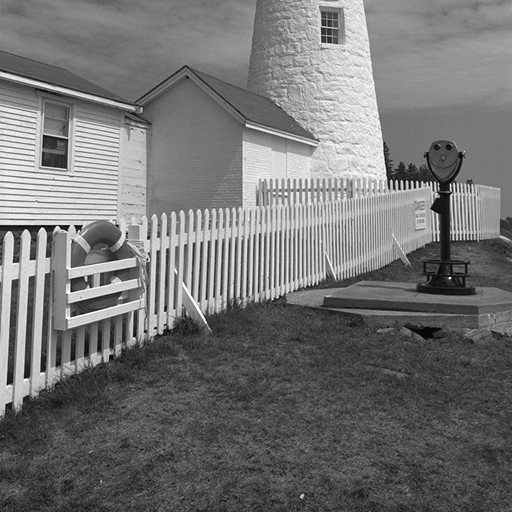
#> input picture Solutions/W3/lighthouse.png, 512 x 512 px, found by its file name
$ jupyter execute --allow-errors W3_exercise.ipynb   (shell and % lines are left out)
#> lines starting #> are read from the running program, lines starting #| are printed output that depends on the picture; after the words box and inside, x2 and y2 are one past the last pixel; in counts of white or black regions, pixels touching at a corner belong together
# Week 3: Edge Detection

This python notebook includes all the exercises from this session. All the needed setup, I/O and user-interaction code is already provided to let you concentrate on this week's topic.<br>
Please run all the provided code in order before running yours.<br>

This week's assignment:

## 1. Thresholded Edge Detection

Implement a function that takes as input the derivative kernels and threshold and outputs the edge image of the provided test image (lighthouse.png). Then test its output with different kernels and thresholds to compare the results. As a reference we report some suggested kernels:

Elementary derivative kernels:
$$ k_x = \left[ {\begin{array}{cc}
   -1 & 1 \\
  \end{array} } \right]
  ~~~
   k_y = \left[ {\begin{array}{c}
   -1\\
   1\\
  \end{array} } \right]$$

Sobel derivative kernels:
$$ k_x = \left[ {\begin{array}{ccc}
   -1 & 0 & 1 \\
   -2 & 0 & 2 \\
   -1 & 0 & 1 \\
  \end{array} } \right]
  ~~~
   k_y = \left[ {\begin{array}{ccc}
   -1 & -2 & -1 \\
   0 & 0 & 0 \\
   1 & 2 & 1 \\
  \end{array} } \right]$$

Prewitt derivative kernels:
$$ k_x = \left[ {\begin{array}{ccc}
   -1 & 0 & 1 \\
   -1 & 0 & 1 \\
   -1 & 0 & 1 \\
  \end{array} } \right]
  ~~~
   k_y = \left[ {\begin{array}{ccc}
   -1 & -1 & -1 \\
   0 & 0 & 0 \\
   1 & 1 & 1 \\
  \end{array} } \right]$$

Inside the function, compute the gradient images in $x$ and $y$ direction and consider a pixel $(x,y)$ to be part of an edge if $\sqrt{g_x(x,y)^2+g_y(x,y)^2}>threshold$ holds.

## 2. Canny Edge Detection

Implement edge detection using the Canny method.

1. Produce and show kernels composing derivative and gaussian blur for noise reduction
2. Produce the gradient images and show the gradient magnitude image, where each pixel contains the norm of the gradient
3. Produce the quantized gradient direction image
    1. Produce the gradient direction image, where each pixel contains the angle of the gradient
    2. Produce and show the quantized gradient image, where each pixel is an integer corresponding to a gradient direction (horizontal, primary diagonal, vertical, secondary diagonal)
4. Perform nonmaximum suppression on the gradient magnitude image for edge thinning, and show it. For each pixel, it is taken only if it is the maximum with the nearby pixels along its corresponding gradient direction.
5. Perform hysteresis on the resulting image, and show the final result of Canny Edge Detection.
    1. Select two thresholds $t_{high}$ and $t_{low}$
    2. A pixel on the nonmaximum suppressed gradient image is taken if its value is higher than $t_{low}$ and there exists any path through pixels with value higher than $t_{low}$ that connects it to a pixel with value higher than $t_{high}$.
6. Identify all the hyperparameters introduced in this exercise, play with them and understand their role. To facilitate this, in this tutorial we provide a fill-in template to change your hyperparameters with interactive sliders and visualize the output.

## 3. RANSAC Line Fitting

An edge map is full of outliers: a least-squares line fitted to all edge pixels is pulled away by every pixel that does not belong to the line. RANSAC (RANdom SAmple Consensus) estimates a model robustly by repeating the following steps:

1. Randomly sample a minimal set of points (2 points for a line) and fit a candidate line to them.
2. Count the inliers of the candidate, i.e. all points whose distance to the line is below a threshold $\tau$.
3. Keep the candidate with the largest number of inliers.

Finally, the line is re-estimated with least squares on the inliers of the best candidate only.

We represent a line in normal form $\mathbf{n}^\top \mathbf{p} + d = 0$ with $\|\mathbf{n}\| = 1$, where $\mathbf{p} = (x, y)^\top$. The distance of a point $\mathbf{p}$ to the line is then simply $|\mathbf{n}^\top \mathbf{p} + d|$. Unlike $y = mx + b$, this representation can also describe vertical lines.

1. Fill in the functions that fit a line through two points, compute point-to-line distances and fit a line to many points with (total) least squares.
2. Fill in the RANSAC loop.
3. Compute how many iterations $N$ are needed to draw at least one outlier-free sample with probability $p$, given an outlier ratio $e$ and a sample size $s$: $N = \frac{\log(1-p)}{\log\left(1-(1-e)^s\right)}$
4. Compare RANSAC with plain least squares on synthetic points with outliers.
5. Detect the dominant straight lines in the edge image of lighthouse.png by running RANSAC repeatedly, removing the inliers of each detected line. Look at the result: which lines are real, which are not, and why?

## Useful information for this tutorial:

For basics about images as numpy arrays, please refer to the second week's tutorial.

With numpy it is also possible to refer to slices of a given array by specifying the kept dimensions in the slice with `:`. For example, if we want to access the red channel of an RGB image `im` with shape `(height, width, 3)`, we can write `im[:, :, 0]`, which refers to the whole image data for the red channel only. We can optionally specify a range to be kept along a direction by writing the extreme indices around the `:` as in `min:max`. For example, accessing a patch within the pixel coordinates `(h0, w0)`, `(h1, w1)` with h0 < h1 and w0 < w1 can be done with `im[h0:h1, w0:w1, :]`.<br>
You can also index arrays based on conditions: for example to set to black all pixels with a blue component higher than 200 you can write `im[im[:, :, 2] > 200] = 0`.<br>
These references can be used both for reading an image slice and for writing a whole slice at once, without looping over it. <br>
A complete reference of numpy basic and advanced indexing rules (not necessary for this tutorial, but very useful for numpy python programming) can be found in https://numpy.org/doc/stable/user/basics.indexing.html

When doing operations between numpy arrays, all operations are executed element-wise (except for the `@` operator that performs the usual matrix multiplication). This requires the shapes (dimensions) of the involved arrays to match or to be compatible according to broadcasting rules, which are usually intuitive. An example of broadcasting is when adding a pixel value `p=np.array([70, 128, 255])` to an image `im` with shape `(height, width, 3)`: the operation is legal and the pixel value is added independently to each pixel in the image. <br>
A complete reference of numpy broadcasting rules (not necessary for this tutorial, but very useful for numpy python programming) can be found in https://numpy.org/doc/stable/user/basics.broadcasting.html .

In the following we list some useful functions.

Array initialization:<br>
`np.array(a, dtype)`: returns a copy of `a` as a numpy array. Argument `a` does not need to be a numpy array, it can be any array-like object, e.g. a python list. It is possible to specify a `dtype` argument in case we want to change the type of the original array in the returned copy. https://numpy.org/doc/stable/reference/generated/numpy.array.html<br>
`np.empty(shape, dtype)`: returns a new empty array with specified shape `shape` and the specified data type `dtype`. For this tutorial we suggest using as dtype `np.int16` for images and default for the rest. https://numpy.org/doc/stable/reference/generated/numpy.empty.html<br>
`np.ones(shape, dtype)`: returns a new array filled with ones with specified shape `shape` and the specified data type `dtype`. For this tutorial we suggest using as dtype `np.int16` for images and default for the rest. https://numpy.org/doc/stable/reference/generated/numpy.ones.html<br>
`np.zeros(shape, dtype)`: returns a new array filled with zeros with specified shape `shape` and the specified data type `dtype`. For this tutorial we suggest using as dtype `np.int16` for images and default for the rest. https://numpy.org/doc/stable/reference/generated/numpy.zeros.html<br>
`np.eye(N)` : builds the identity matrix of order `N`. https://numpy.org/doc/stable/reference/generated/numpy.eye.html<br>

Array shape management:<br>
`np.reshape(a, newshape)`: returns a reshaped view of the input array `a` having shape `newshape`, which should be specified as a tuple of integers. https://numpy.org/doc/stable/reference/generated/numpy.reshape.html<br>
`np.transpose(a)`: returns the transposed of array `a`, whose shape has reversed order with respect to `a`. Alias `a.T`. https://numpy.org/doc/stable/reference/generated/numpy.transpose.html<br>
`np.expand_dims(a, axis)`: returns the same array `a` with a new dimension of size one along the specified `axis`. You can use `np.newaxis` when slice-indexing `a` for the same result. https://numpy.org/doc/stable/reference/generated/numpy.expand_dims.html<br>

Array reductors:<br>
`np.linalg.norm(x)`: returns the L2 norm of array `x`. You can also specify a keyword argument `axis` to compute the norm only along a specific dimension (the result will have the same shape as `x`, but without the specified dimension) https://numpy.org/doc/stable/reference/generated/numpy.linalg.norm.html<br>
`np.sum(a)` : returns the sum of all the elements of array `a`. You can specify a keyword argument `axis` to compute the sum only along a specific dimension (the result will have the same shape as `a`, but without the specified dimension) https://numpy.org/doc/stable/reference/generated/numpy.sum.html<br>
`np.mean(a)` : returns the mean value of all the elements of array `a`. You can specify a keyword argument `axis` to compute the mean only along a specific dimension (the result will have the same shape as `a`, but without the specified dimension) https://numpy.org/doc/stable/reference/generated/numpy.mean.html<br>

Matrix operations:<br>
`np.linalg.inv(a)` : returns the multiplicative inverse of matrix `a`. https://numpy.org/doc/stable/reference/generated/numpy.linalg.inv.html<br>
`np.matmul(a, b)` : returns the matrix multiplication of `a` multiplied by `b`. Alias `a @ b`. https://numpy.org/doc/stable/reference/generated/numpy.matmul.html<br>

Image operations:<br>
`scipy.ndimage.convolve(input, weights)`: returns the convolution of `input` image using the `weights` image as kernel. https://docs.scipy.org/doc/scipy/reference/generated/scipy.ndimage.convolve.html<br>
`scipy.ndimage.shift(input, shift)`: returns a copy of `input` image shifted by the translation vector `shift`. Argument `shift` is in pixels, it can be not integer, in which case the result is interpolated. https://docs.scipy.org/doc/scipy/reference/generated/scipy.ndimage.shift.html<br>
`scipy.ndimage.label(input, structure)`: Segment the connected components in `input` image, considering all zero-values as separation elements. The `structure` parameter is a central-symmetric array with ones and zeros that defines when two parts are to be considered connected or not (i.e. component_1 is connected with component_2 if we can center the `structure` array on a pixel in component_1 and have at least a one in `structure` to overlap with a pixel in component_2). This function returns both the segmented image, assigning to each pixel an integer identifying its own connected component label, and the number of distinct connected components found. https://docs.scipy.org/doc/scipy/reference/generated/scipy.ndimage.label.html<br>

Boolean array operations:<br>
`np.logical_and(x1, x2)`: where `x1` and `x2` are arrays of boolean values with matching or broadcastable shape, it returns the element-wise logical and operation between `x1` and `x2`. https://numpy.org/doc/stable/reference/generated/numpy.logical_and.html<br>
`np.isin(element, test_elements)`: for each element in array `element` check whether it is contained into the array-like `test_elements`, and returns an array of boolean values of the same shape as `element`. Warning: with non-sequence `test_elements` like python sets, it produces incorrect results without throwing any exception. https://numpy.org/doc/stable/reference/generated/numpy.isin.html<br>

Miscellaneous:<br>
`np.around(a, decimals)`: rounds a floating-point array `a` to the specified number of `decimals` (zero decimals by default). Returns again a floating point array. https://numpy.org/doc/stable/reference/generated/numpy.around.html<br>
`np.maximum(x1, x2)`: where `x1` and `x2` are arrays with matching or broadcastable shape, it returns the element-wise maximum into an array with the same (or broadcasted) shape as the inputs. https://numpy.org/doc/stable/reference/generated/numpy.maximum.html<br>
`np.pi`: the usual constant for the ratio between circumference and diameter of a circle. https://numpy.org/doc/stable/reference/constants.html#numpy.pi<br>
`np.arctan2(x1, x2)`: element-wise arctan of `x1/x2` choosing the quadrant correctly. Values returned are in the range `[-pi, pi]`. https://numpy.org/doc/stable/reference/generated/numpy.arctan2.html<br>
`np.hypot(x1, x2)`: element-wise `sqrt(x1**2 + x2**2)` for calculating the gradient magnitude. https://numpy.org/doc/stable/reference/generated/numpy.hypot.html<br>

Random numbers and linear algebra (Exercise 3):<br>
`np.random.default_rng(seed)`: returns a random generator `rng`. Fixing the `seed` makes your results reproducible. https://numpy.org/doc/stable/reference/random/generator.html<br>
`rng.choice(a, size, replace=False)`: draws `size` distinct random elements from `np.arange(a)` (if `a` is an integer) or from the array `a`. https://numpy.org/doc/stable/reference/random/generated/numpy.random.Generator.choice.html<br>
`np.linalg.svd(a)`: returns the singular value decomposition `U, S, Vt` of matrix `a`. The rows of `Vt` are sorted by decreasing singular value, so `Vt[-1]` is the direction in which the data varies the least. https://numpy.org/doc/stable/reference/generated/numpy.linalg.svd.html<br>
`np.nonzero(a)`: returns the indices of the non-zero elements of `a`, one array per dimension. For an image this gives the row (y) and column (x) indices of all the non-zero pixels. https://numpy.org/doc/stable/reference/generated/numpy.nonzero.html<br>
`np.ceil(a)`, `np.log(a)`: element-wise ceiling and natural logarithm.<br>

[cell 1]
# quickstart COLAB
from pathlib import Path
if not Path('lighthouse.png').exists():
  !git clone --quiet https://github.com/tavisualcomputing/viscomp2026/
  %cd /content/viscomp2026/Exercises/W3

## EXERCISE 1 - SETUP CODE

The following cell installs required packages into the virtual machine that will run your code

Import packages to read videos, make interactive widgets and plot images.

[cell 2]
from skimage.io import imread
from scipy.ndimage import convolve, shift, label
from matplotlib.pyplot import imshow
from ipywidgets import interactive
from IPython.display import display
import matplotlib as mpl
import numpy as np

mpl.rc('image', cmap='gray')  # tell matplotlib to use gray shades for grayscale images

Reading the test image lighthouse.png in `test_im`.

[cell 3]
test_im = np.array(imread("lighthouse.png", as_gray=True), dtype=float)  # This time the image is floating point 0.0 to 1.0!
#> test_im is the input picture: shape (512, 512) float64; min 0.00784, max 1, mean 0.453
height, width = test_im.shape
#> height = 512; width = 512
print("Test image shape: ", test_im.shape)
#| Test image shape:  (512, 512)
imshow(test_im)
#> (this line was passed over: IPython is not available in this run)

Before starting, here is a function that creates a gaussian filter for you: you might find it handy later.

[cell 4]
def gaussian_filter(size, sigma):
    x, y = np.mgrid[-size//2 + 1:size//2 + 1, -size//2 + 1:size//2 + 1]
    g = np.exp(-((x**2 + y**2)/(2.0*sigma**2)))
    return g/g.sum()

#> (the rest of this cell did not finish here and is left out)

## EXERCISE 1 - PUT SOLUTION HERE

[cell 5]
SOBEL_X = np.array([[1, 0, -1], [2, 0, -2], [1, 0, -1]])
SOBEL_Y = np.array([[1, 2, 1], [0, 0, 0], [-1, -2, -1]])


def edge_detection(im, k_x, k_y, threshold):
#> called with k_x = array of shape (3, 3), k_y = array of shape (3, 3), threshold = 0.7
  X = convolve(im, k_x)
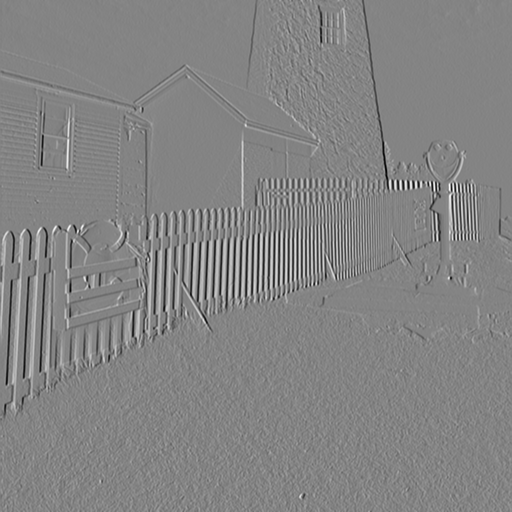
#> X: shape (512, 512) float64; min -3.44, max 3.2, mean -0.00244; drawn with min black and max white
  Y = convolve(im, k_y)
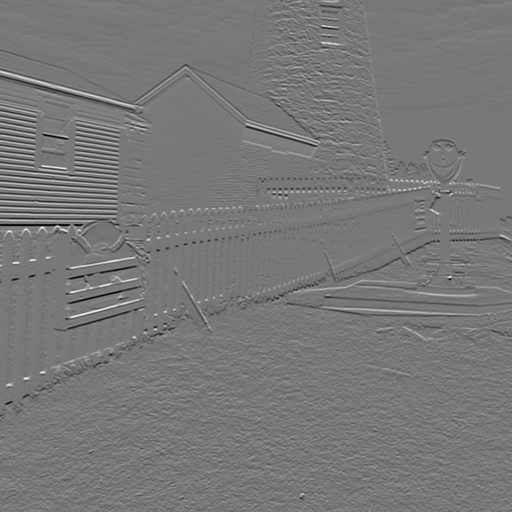
#> Y: shape (512, 512) float64; min -3.29, max 3.67, mean -0.00436; drawn with min black and max white
  edge = np.hypot(X, Y) > threshold
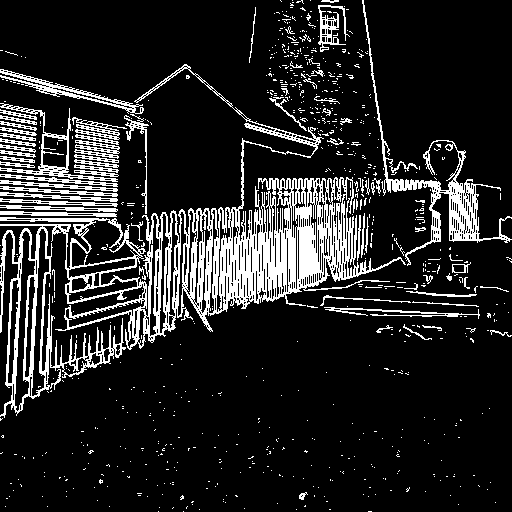
#> edge: shape (512, 512) bool; 14.9% white; 762 white regions (688 under 20 px), largest, box (x1, y1, x2, y2) and area: (0, 64, 406, 418) 23362, (362, 0, 512, 266) 3285, (0, 103, 118, 182) 994
  return edge

imshow(edge_detection(test_im, SOBEL_X, SOBEL_Y, 0.7))
#> (this line was passed over: IPython is not available in this run)

## EXERCISE 2 - PUT SOLUTION HERE

[cell 6]
import matplotlib.pyplot as plt

SOBEL_x = np.array([[-1, 0, 1], [-2, 0, 2], [-1, 0, 1]], dtype=float)
SOBEL_y = SOBEL_x.T

def show(img, title):
    plt.figure(figsize=(6, 6)); plt.imshow(img); plt.title(title); plt.axis('off'); plt.show()

# 1) derivative-of-gaussian kernels (blur and derivative combined into a single kernel)
def dog_kernels(size, sigma):
    g = gaussian_filter(size, sigma)
    return convolve(g, SOBEL_x, mode='constant'), convolve(g, SOBEL_y, mode='constant')

# 2) gradient images and magnitude
def gradients(im, k_x, k_y):
    g_x = convolve(im, k_x)
    g_y = convolve(im, k_y)
    return g_x, g_y, np.hypot(g_x, g_y)

# 3) gradient direction (angle) and its quantization
#    0: horizontal gradient, 1: primary diagonal, 2: vertical gradient, 3: secondary diagonal
def quantize_direction(g_x, g_y):
    angle = np.arctan2(g_y, g_x)                          # in [-pi, pi]
    q = np.around(angle / (np.pi / 4)).astype(int) % 4    # opposite directions -> same bin
    return angle, q

# 4) non-maximum suppression (vectorised: compare each pixel with its 2 neighbours along the gradient)
#    rows grow downwards, so a gradient at +45deg (g_x>0, g_y>0) points to (row+1, col+1)
NEIGHBOUR = {0: (0, 1), 1: (1, 1), 2: (1, 0), 3: (1, -1)}   # (d_row, d_col) per bin

def non_max_suppression(M, q):
    out = np.zeros_like(M)
    for b, (dr, dc) in NEIGHBOUR.items():
        fwd = shift(M, (-dr, -dc), order=0, cval=0)   # M[i+dr, j+dc]
        bwd = shift(M, (dr, dc), order=0, cval=0)     # M[i-dr, j-dc]
        keep = (q == b) & (M >= fwd) & (M >= bwd)
        out[keep] = M[keep]
    return out

# 5) hysteresis: keep connected components (8-connectivity) of {> t_low} containing at least one pixel > t_high
def hysteresis(nms, t_low, t_high):
    labels, _ = label(nms > t_low, structure=np.ones((3, 3)))
    strong_labels = np.unique(labels[nms > t_high])
    strong_labels = strong_labels[strong_labels != 0]
    return np.isin(labels, strong_labels)

# ---- run step by step with example hyperparameters ----
k_x, k_y = dog_kernels(9, 1.5)
#> (the rest of this cell did not finish here and is left out)

[cell 7]
def perform_all_canny(size, sigma, t_low, t_high):
    k_x, k_y = dog_kernels(size, sigma)
    g_x, g_y, M = gradients(test_im, k_x, k_y)
    _, q = quantize_direction(g_x, g_y)
    nms = non_max_suppression(M, q)
    canny_img = hysteresis(nms, t_low, min(t_high, nms.max()))   # t_high >= t_low makes sense
    return canny_img

#> (the rest of this cell did not finish here and is left out)

## EXERCISE 3 - SETUP CODE

Synthetic test data: 100 points close to the line $y = 0.6x + 2$ (inliers) plus 60 outliers scattered in the upper-left part of the plot, and a helper to draw a line given in normal form.

[cell 8]
import matplotlib.pyplot as plt

rng = np.random.default_rng(0)
n_inliers, n_outliers = 100, 60
x_in = rng.uniform(0, 10, n_inliers)
y_in = 0.6 * x_in + 2 + rng.normal(0, 0.15, n_inliers)
outliers = rng.uniform([0, 5], [6, 10], size=(n_outliers, 2))  # outliers concentrated in the upper left
points = np.concatenate([np.stack([x_in, y_in], axis=1), outliers])  # shape (N, 2), each row is (x, y)
gt_inlier_mask = np.arange(len(points)) < n_inliers


def draw_line(ax, n, d, points, **kwargs):
    # draws the segment of the line n^T p + d = 0 that spans the projection of `points` onto it
    direction = np.array([-n[1], n[0]])
    foot = -d * n  # point on the line closest to the origin
    t = (points - foot) @ direction
    a, b = foot + t.min() * direction, foot + t.max() * direction
    ax.plot([a[0], b[0]], [a[1], b[1]], **kwargs)


#> (the rest of this cell did not finish here and is left out)

## EXERCISE 3 - PUT SOLUTION HERE

[cell 9]
def fit_line_two_points(p1, p2):
    t = p2 - p1
    n = np.array([-t[1], t[0]])
    n = n / np.linalg.norm(n)
    d = -n @ p1
    return n, d


def point_line_distance(points, n, d):
    return np.abs(points @ n + d)


def fit_line_least_squares(points):
    centroid = points.mean(axis=0)
    _, _, Vt = np.linalg.svd(points - centroid)
    n = Vt[-1]
    d = -n @ centroid
    return n, d


def ransac_line(points, n_iters, threshold, rng):
    best_inliers = np.zeros(len(points), dtype=bool)
    for _ in range(n_iters):
        i, j = rng.choice(len(points), 2, replace=False)
        if np.allclose(points[i], points[j]):
            continue
        n, d = fit_line_two_points(points[i], points[j])
        inliers = point_line_distance(points, n, d) < threshold
        if inliers.sum() > best_inliers.sum():
            best_inliers = inliers
    n, d = fit_line_least_squares(points[best_inliers])
    return n, d, best_inliers

[cell 10]
def ransac_num_iterations(p, outlier_ratio, sample_size):
    return int(np.ceil(np.log(1 - p) / np.log(1 - (1 - outlier_ratio) ** sample_size)))


outlier_ratio = n_outliers / len(points)
n_iters = ransac_num_iterations(0.99, outlier_ratio, 2)
print(f"outlier ratio {outlier_ratio:.2f} -> {n_iters} iterations")
for e in [0.1, 0.3, 0.5, 0.7, 0.9]:
    print(f"e = {e:.1f}: {ransac_num_iterations(0.99, e, 2):5d} iterations for a line (s=2), "
          f"{ransac_num_iterations(0.99, e, 8):8d} for s=8")

[cell 11]
n_ls, d_ls = fit_line_least_squares(points)
n_rs, d_rs, inliers = ransac_line(points, n_iters, threshold=0.3, rng=np.random.default_rng(1))

#> (the rest of this cell did not finish here and is left out)

Now apply RANSAC to real edges: we take the edge pixels of lighthouse.png (with the Canny detector of scikit-image, so that this part does not depend on your Exercise 2) and detect several lines one after the other. After each detection, the inliers are removed from the point set before running RANSAC again.

[cell 12]
from skimage.feature import canny

edges = canny(test_im, sigma=3.0)
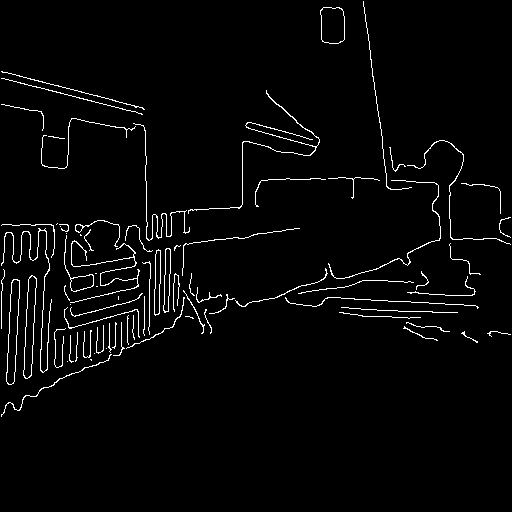
#> edges: shape (512, 512) bool; 2.7% white in thin lines or dots, all inside (x1, y1, x2, y2) = (1, 1, 511, 417)
ys, xs = np.nonzero(edges)
#> ys = 7153 values from 1 to 416; xs = 7153 values, max 510 at index 2083, min 1 at index 181, mean 200.3
edge_points = np.stack([xs, ys], axis=1).astype(float)  # (x, y) = (column, row)
#> edge_points = 7153 pairs, first value 1 to 510, second value 1 to 416
print("Number of edge pixels:", len(edge_points))
#| Number of edge pixels: 7153

rng = np.random.default_rng(0)
remaining = edge_points
#> remaining has the same summary as edge_points
#> (the rest of this cell did not finish here and is left out)
